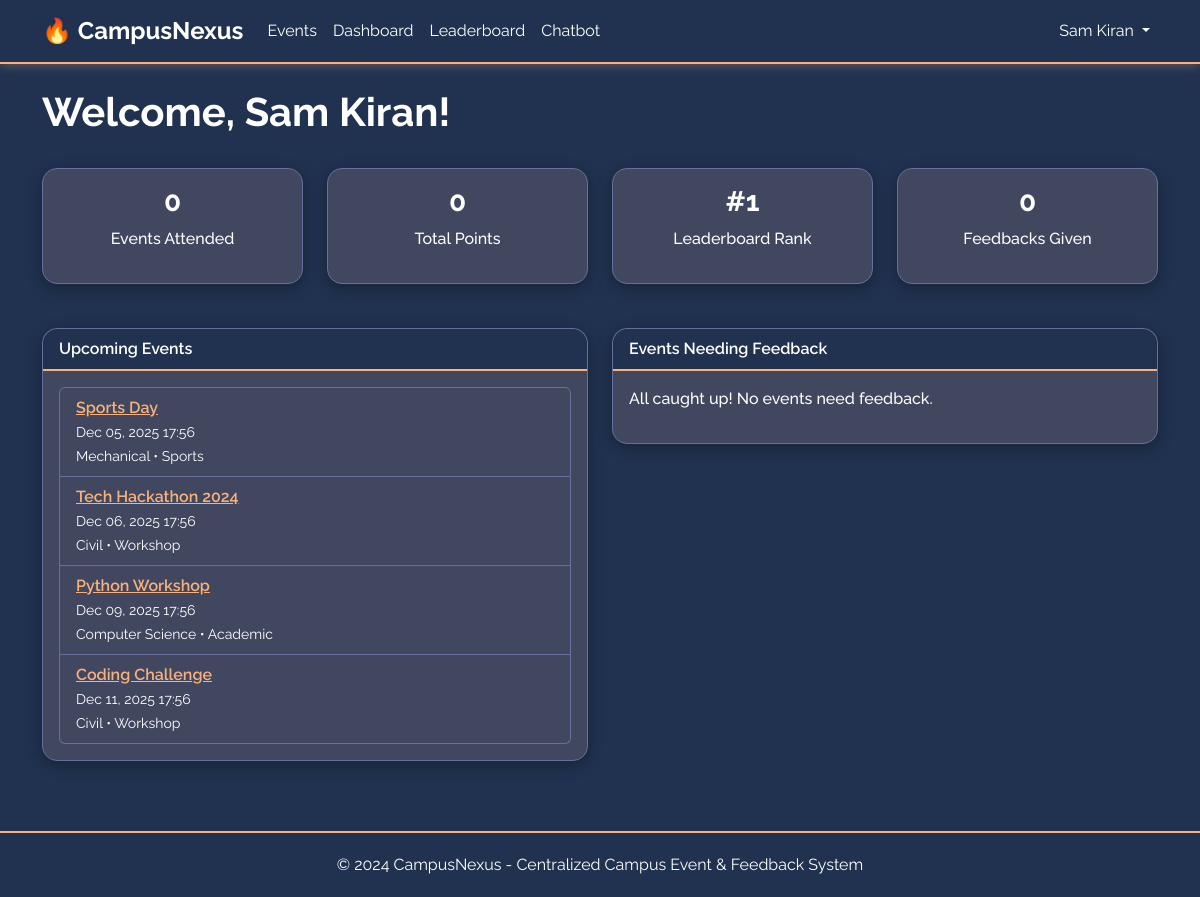
/dashboard/student/ (signed in), run on the app's committed database.
### users/models.py (models this page shows, shortened)
class User(AbstractUser):
    ROLE_CHOICES = [
        ('student', 'Student'),
        ('admin', 'Admin'),
        ('organizer', 'Organizer'),
    ]
    role = models.CharField(max_length=20, choices=ROLE_CHOICES, default='student')
    email = models.EmailField(unique=True, validators=[EmailValidator(), validate_college_email])
    department = models.CharField(max_length=100, blank=True)
    student_id = models.CharField(max_length=50, unique=True, null=True, blank=True)
    phone_number = models.CharField(max_length=15, blank=True)
    profile_picture = models.ImageField(upload_to='profiles/', null=True, blank=True)
    created_at = models.DateTimeField(auto_now_add=True)
    updated_at = models.DateTimeField(auto_now=True)
    is_verified = models.BooleanField(default=False)
    class Meta:
        db_table = 'users'
        verbose_name = 'User'
        verbose_name_plural = 'Users'
    def is_student(self):
        return self.role == 'student'

class Leaderboard(models.Model):
    user = models.ForeignKey(User, on_delete=models.CASCADE, related_name='leaderboard_entries')
    total_events_attended = models.IntegerField(default=0)
    total_feedback_given = models.IntegerField(default=0)
    total_points = models.IntegerField(default=0)
    rank = models.IntegerField(default=0)
    updated_at = models.DateTimeField(auto_now=True)
    class Meta:
        db_table = 'leaderboard'
        ordering = ['-total_points', '-total_events_attended']

### events/models.py (models this page shows, shortened)
class Event(models.Model):
    CATEGORY_CHOICES = [
        ('tech', 'Technology'),
        ('sports', 'Sports'),
        ('cultural', 'Cultural'),
        ('academic', 'Academic'),
        ('workshop', 'Workshop'),
        ('seminar', 'Seminar'),
        ('competition', 'Competition'),
        ('other', 'Other'),
    ]
    STATUS_CHOICES = [
        ('draft', 'Draft'),
        ('pending', 'Pending Approval'),
        ('approved', 'Approved'),
        ('cancelled', 'Cancelled'),
        ('completed', 'Completed'),
    ]
    title = models.CharField(max_length=200)
    description = models.TextField()
    department = models.CharField(max_length=100)
    category = models.CharField(max_length=50, choices=CATEGORY_CHOICES)
    rules = models.TextField(help_text="Event rules and guidelines")
    event_date = models.DateTimeField()
    location = models.CharField(max_length=200)
    capacity = models.IntegerField(validators=[MinValueValidator(1)])
    fee = models.DecimalField(max_digits=10, decimal_places=2, default=0.00)
    is_team_event = models.BooleanField(default=False)
    team_size = models.IntegerField(default=1, validators=[MinValueValidator(1)])
    banner = models.ImageField(upload_to='event_banners/', null=True, blank=True)
    qr_code = models.ImageField(upload_to='event_qr_codes/', null=True, blank=True)
    qr_code_data = models.TextField(blank=True, help_text="QR code data for payment")
    payment_qr_code = models.ForeignKey(PaymentQRCode, on_delete=models.SET_NULL, null=True, blank=True, related_name='events', help_text="Reusable payment QR code")
    created_by = models.ForeignKey(User, on_delete=models.CASCADE, related_name='created_events')
    status = models.CharField(max_length=20, choices=STATUS_CHOICES, default='draft')
    approved_by = models.ForeignKey(User, on_delete=models.SET_NULL, null=True, blank=True, related_name='approved_events')
    approved_at = models.DateTimeField(null=True, blank=True)
    hotness_score = models.FloatField(default=0.0)
    average_rating = models.FloatField(default=0.0)
    total_registrations = models.IntegerField(default=0)
    created_at = models.DateTimeField(auto_now_add=True)
    updated_at = models.DateTimeField(auto_now=True)
    class Meta:
        db_table = 'events'
        ordering = ['-event_date', '-created_at']
        indexes = [
            models.Index(fields=['event_date', 'status']),
            models.Index(fields=['category', 'department']),
            models.Index(fields=['-hotness_score']),
        ]
    def get_available_spots(self):
        return max(0, self.capacity - self.total_registrations)

### dashboard/views.py (the view)
# urls.py: path('student/', views.student_dashboard, name='student_dashboard'),
@login_required
def student_dashboard(request):
    if not request.user.is_student():
        messages.error(request, 'Access denied.')
        return redirect('users:home')
    registrations = Registration.objects.filter(
        user=request.user,
        is_verified=True
    ).select_related('event').order_by('-registered_at')
    upcoming_registrations = [
        reg for reg in registrations
        if reg.event.event_date > timezone.now() and reg.event.status == 'approved'
    ]
    upcoming_events = []
    if not upcoming_registrations:
        upcoming_events = list(Event.objects.filter(
            status='approved',
            event_date__gt=timezone.now()
        ).order_by('event_date')[:5])
    past_registrations = [
        reg for reg in registrations
        if reg.event.event_date <= timezone.now() or reg.event.status == 'completed'
    ]
    events_needing_feedback = []
    for reg in past_registrations:
        if not Feedback.objects.filter(event=reg.event, user=request.user).exists():
            events_needing_feedback.append(reg.event)
    try:
        leaderboard = Leaderboard.objects.get(user=request.user)
        rank = Leaderboard.objects.filter(total_points__gt=leaderboard.total_points).count() + 1
        leaderboard.rank = rank
        leaderboard.save()
    except Leaderboard.DoesNotExist:
        leaderboard = Leaderboard.objects.create(user=request.user)
        rank = Leaderboard.objects.count()
    hot_events = Event.objects.filter(
        status='approved',
        hotness_score__gte=50,
        event_date__gt=timezone.now()
    ).order_by('-hotness_score')[:5]
    from events.utils import calculate_recommendations
    calculate_recommendations(request.user)
    from events.models import EventRecommendation
    recommendations = EventRecommendation.objects.filter(
        user=request.user,
        event__status='approved',
        event__event_date__gt=timezone.now()
    ).select_related('event').order_by('-score')[:5]
    context = {
        'upcoming_registrations': upcoming_registrations[:5],
        'upcoming_events': upcoming_events,
        'past_registrations': past_registrations[:5],
        'events_needing_feedback': events_needing_feedback[:5],
        'leaderboard': leaderboard,
        'rank': rank,
        'hot_events': hot_events,
        'recommendations': [rec.event for rec in recommendations],
    }
    return render(request, 'dashboard/student_dashboard.html', context)

### templates/dashboard/student_dashboard.html (shortened to what this page needs)
{% extends 'base.html' %}
{% block content %}
<div class="row mb-4">
    <div class="col-12">
        <h1>Welcome, {{ user.username }}!</h1>
    </div>
</div>
<div class="row mb-4">
    <div class="col-md-3">
        <div class="card text-center">
            <div class="card-body">
                <h3>{{ leaderboard.total_events_attended }}</h3>
                <p>Events Attended</p>
            </div>
        </div>
    </div>
    <div class="col-md-3">
        <div class="card text-center">
            <div class="card-body">
                <h3>{{ leaderboard.total_points }}</h3>
                <p>Total Points</p>
            </div>
        </div>
    </div>
    <div class="col-md-3">
        <div class="card text-center">
            <div class="card-body">
                <h3>#{{ rank }}</h3>
                <p>Leaderboard Rank</p>
            </div>
        </div>
    </div>
    <div class="col-md-3">
        <div class="card text-center">
            <div class="card-body">
                <h3>{{ leaderboard.total_feedback_given }}</h3>
                <p>Feedbacks Given</p>
            </div>
        </div>
    </div>
</div>
<div class="row">
    <div class="col-md-6">
        <div class="card">
            <div class="card-header">Upcoming Events</div>
            <div class="card-body">
                {% if upcoming_registrations %}
                <ul class="list-group">
                    {% for reg in upcoming_registrations %}
                    <li class="list-group-item">
                        <a href="{% url 'events:event_detail' reg.event.id %}">{{ reg.event.title }}</a>
                        <br><small style="color: #000; font-weight: bold;">{{ reg.event.event_date|date:"M d, Y H:i" }}</small>
                    </li>
                    {% endfor %}
                </ul>
                {% elif upcoming_events %}
                <ul class="list-group">
                    {% for event in upcoming_events %}
                    <li class="list-group-item">
                        <a href="{% url 'events:event_detail' event.id %}">{{ event.title }}</a>
                        <br><small style="color: #000; font-weight: bold;">{{ event.event_date|date:"M d, Y H:i" }}</small>
                        <br><small>{{ event.department }} • {{ event.get_category_display }}</small>
                    </li>
                    {% endfor %}
                </ul>
                {% else %}
                <p>No upcoming events</p>
                {% endif %}
            </div>
        </div>
    </div>
    <div class="col-md-6">
        <div class="card">
            <div class="card-header">Events Needing Feedback</div>
            <div class="card-body">
                {% if events_needing_feedback %}
                <ul class="list-group">
                    {% for event in events_needing_feedback %}
                    <li class="list-group-item">
                        <a href="{% url 'feedback:feedback_create' event.id %}">{{ event.title }}</a>
                        <br><small style="color: #000; font-weight: bold;">Click to submit feedback</small>
                    </li>
                    {% endfor %}
                </ul>
                {% else %}
                <p>All caught up! No events need feedback.</p>
                {% endif %}
            </div>
        </div>
    </div>
</div>
{% endblock %}

### templates/base.html (shortened to what this page needs)
<!DOCTYPE html>
<html lang="en">
<head>
    <link href="https://cdn.jsdelivr.net/npm/bootstrap@5.3.0/dist/css/bootstrap.min.css" rel="stylesheet">
    <link href="https://cdn.jsdelivr.net/npm/fullcalendar@5.11.5/main.min.css" rel="stylesheet">
</head>
<body>
    <nav class="navbar navbar-expand-lg navbar-dark">
        <div class="container">
            <a class="navbar-brand" href="{% url 'users:home' %}">🔥 CampusNexus</a>
            <div class="collapse navbar-collapse" id="navbarNav">
                <ul class="navbar-nav me-auto">
                    <li class="nav-item">
                        <a class="nav-link" href="{% url 'events:event_list' %}">Events</a>
                    </li>
                    {% if user.is_authenticated %}
                        {% if user.is_student %}
                            <li class="nav-item">
                                <a class="nav-link" href="{% url 'dashboard:student_dashboard' %}">Dashboard</a>
                            </li>
                            <li class="nav-item">
                                <a class="nav-link" href="{% url 'dashboard:leaderboard' %}">Leaderboard</a>
                            </li>
                        {% endif %}
                        <li class="nav-item">
                            <a class="nav-link" href="{% url 'chatbot:chatbot' %}">Chatbot</a>
                        </li>
                    {% endif %}
                </ul>
                <ul class="navbar-nav">
                    {% if user.is_authenticated %}
                        <li class="nav-item dropdown">
                            <a class="nav-link dropdown-toggle" href="#" id="navbarDropdown" role="button" data-bs-toggle="dropdown">
                                {{ user.username }}
                            </a>
                        </li>
                    {% endif %}
                </ul>
            </div>
        </div>
    </nav>
    <main class="container my-4">
        {% block content %}{% endblock %}
    </main>
    <footer class="footer">
        <div class="container text-center">
            <p class="mb-0">&copy; 2024 CampusNexus - Centralized Campus Event & Feedback System</p>
        </div>
    </footer>
</body>
</html>

### templates/base.html (style rules this page uses)
:root { --white: #ffffff; --light-blue-grey: #676F9D; --medium-blue-grey: #424760; --dark-blue-grey: #203250; --orange: #f9b17a; --text-black: #212529; }
body { background: var(--dark-blue-grey); color: var(--white); font-family: 'Raleway', 'Segoe UI', Tahoma, Geneva, Verdana, sans-serif; min-height: 100vh; }
.navbar { background: var(--dark-blue-grey); border-bottom: 2px solid var(--orange); box-shadow: 0 2px 10px rgba(249, 177, 122, 0.3); }
.navbar-brand { color: #ffffff !important; font-weight: bold; font-size: 1.5rem; }
.navbar-nav .nav-link { color: #ffffff !important; transition: color 0.3s; }
.card { background: var(--medium-blue-grey); border: 1px solid var(--light-blue-grey); border-radius: 15px; box-shadow: 0 4px 15px rgba(0, 0, 0, 0.3); color: var(--white); margin-bottom: 20px; }
.card-body { color: var(--white) !important; }
.card-body p, .card-body li, .card-body span, .card-body div { color: var(--white) !important; font-weight: 500; }
.card-header { background: var(--dark-blue-grey); color: var(--white); border-bottom: 2px solid var(--orange); border-radius: 15px 15px 0 0 !important; font-weight: 600; }
.footer { background: var(--dark-blue-grey); border-top: 2px solid var(--orange); padding: 20px 0; margin-top: 50px; }
.card { color: var(--white); }
small { color: var(--white) !important; font-weight: 400 !important; }
.card small { color: var(--white) !important; font-weight: 400 !important; }
.card p, .card li, .card span, .card div, .card h1, .card h2, .card h3, .card h4, .card h5, .card h6 { color: var(--white) !important; }
.list-group-item { background: var(--medium-blue-grey) !important; color: var(--white) !important; border-color: var(--light-blue-grey) !important; }
.list-group-item a { color: var(--orange) !important; font-weight: 600; }
main.container { color: #ffffff; }
main.container h1, main.container h2, main.container h3, main.container h4, main.container h5, main.container h6 { color: #ffffff !important; font-weight: bold; }
main.container p, main.container li, main.container span { color: #ffffff; }
main p, main li, main span, main div:not(.card):not(.alert) { color: #ffffff; }
a { color: var(--orange) !important; font-weight: 500; }

### data on the page
User: username "Sam Kiran"
Leaderboard: total_events_attended "0", total_points "0", total_feedback_given "0"
Event: title "Sports Day", event_date "Dec 05, 2025 17:56", department "Mechanical", category "Sports"
Event: title "Tech Hackathon 2024", event_date "Dec 06, 2025 17:56", department "Civil", category "Workshop"
Event: title "Python Workshop", event_date "Dec 09, 2025 17:56", department "Computer Science", category "Academic"
Event: title "Coding Challenge", event_date "Dec 11, 2025 17:56", department "Civil", category "Workshop"

### other printed values
{{ rank }} "1"
